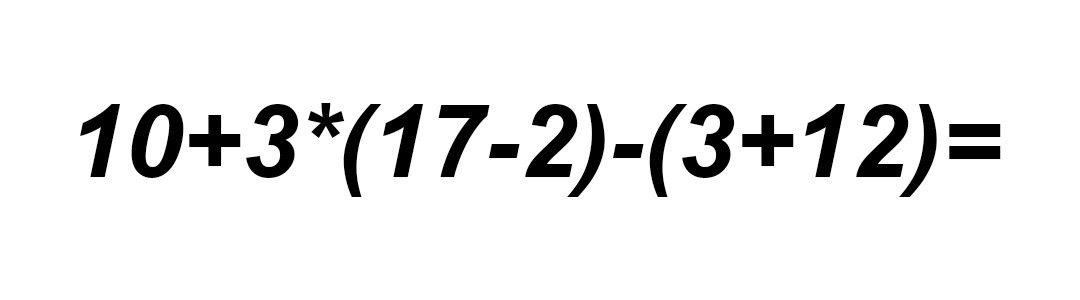
#> input picture Atividade 9/img2.jpg, 1080 x 300 px, found by its file name
$ jupyter execute --allow-errors Atividade4.ipynb
#> lines starting #> are read from the running program, lines starting #| are printed output that depends on the picture
[cell 1]
# Importando as Bibiotecas
import cv2
import numpy as np
import matplotlib.pyplot as plt
from google.colab.patches import cv2_imshow
from math import floor

from google.colab import drive
#> (the rest of this cell did not finish here and is left out)

[cell 2]
# Ler a imagem

img1 = cv2.imread("/content/drive/MyDrive/Imagens Visao Computacional /Img2.jpg")
#> img1 is the input picture: shape (300, 1080, 3); min 0, max 255, mean 236

# Visualizacao da imagem
cv2_imshow(img1)

[cell 3]
# Verificacao das dimensoes

img1.shape
#> Out = (300, 1080, 3)

[cell 4]
img1.shape[1]*0.5
#> Out = 540

[cell 5]
color = ('red', 'green', 'blue')

[cell 6]
img11 = img1.copy()

# for i in range(int(img11.shape[0]*0.5),(img11.shape[0])):
#   for j in range(img11.shape[1]):
    # red, green, blue = img11[i, j]

for i in range(int(img11.shape[0]*0.6),(img11.shape[0])):
  for j in range(0, img11.shape[1]):
    # Lembrando que 0 = blue; 1 = green; 2 = red

  # Vermelho = Branco
    if img11[i][j][0] > 180 and img11[i][j][1] > 190 and img11[i][j][2] > 200 :
      img11[i,j] = (0, 0,255)

    if img11[i][j][0] > 140 and img11[i][j][1] > 160 and img11[i][j][2] > 160 :
      img11[i,j] = (0, 0,255)

  # Azul = Amarelo
    if img11[i][j][0] < 140 and img11[i][j][1] > 200 and img11[i][j][2] > 210 :
      img11[i,j] = (255, 0,0)

    if img11[i][j][0] < 40 and img11[i][j][1] > 170 and img11[i][j][2] > 210 :
      img11[i,j] = (255, 0,0)

    if img11[i][j][0] < 100 and img11[i][j][1] > 90 and img11[i][j][2] > 130 :
      img11[i,j] = (255, 0,0)
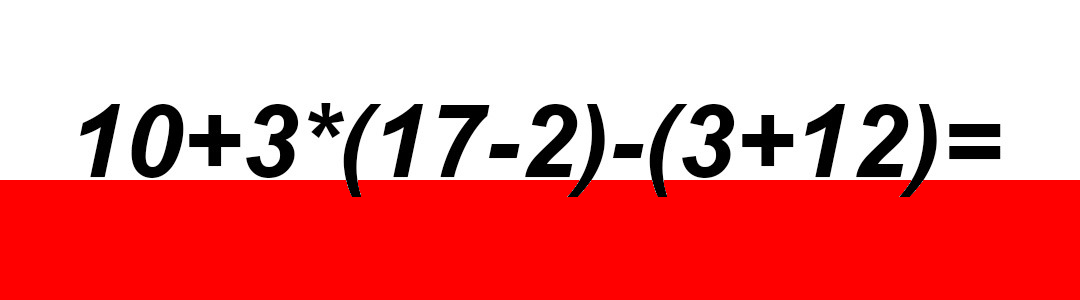
#> img11: shape (300, 1080, 3); mean B, G, R 134.6, 134.6, 236

cv2_imshow(img11)


$ run again, with Atividade 9/img1.jpg copied over Atividade 9/img2.jpg
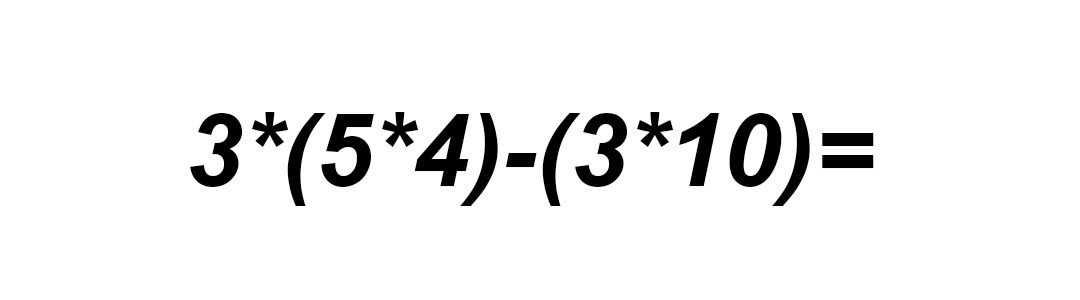
#> input picture Atividade 9/img1.jpg, 1080 x 300 px, found by its file name
#> img1 is the input picture: shape (300, 1080, 3); min 0, max 255, mean 240.3
#> after the loop `for i in range(int(img11.shape[0]*0.6),(img11.shape[0])):`:
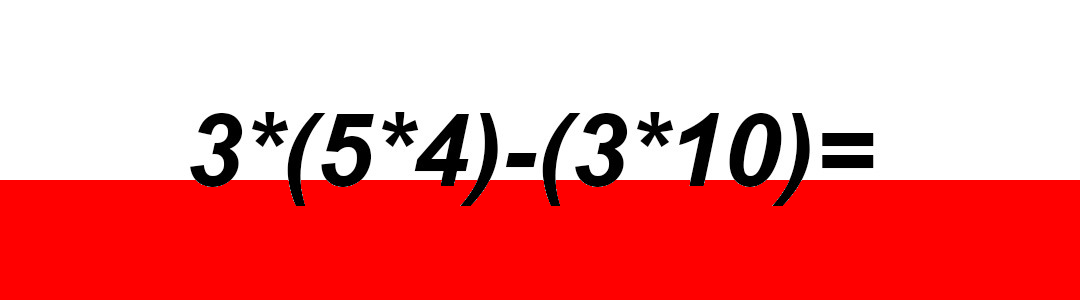
#> img11: shape (300, 1080, 3); mean B, G, R 139.9, 139.9, 240.3
